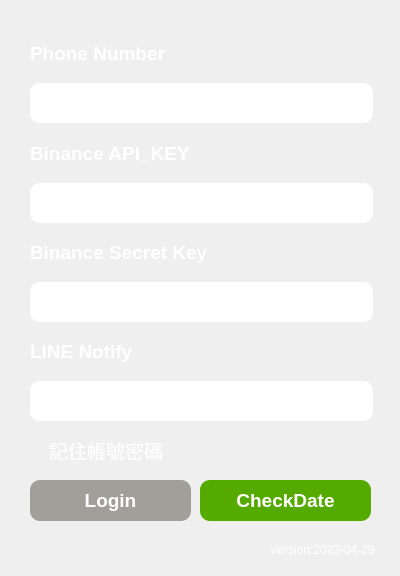
<?xml version="1.0" encoding="UTF-8"?>
<ui version="4.0">
 <class>WourLogin</class>
 <widget class="QDialog" name="WourLogin">
  <property name="geometry">
   <rect>
    <x>0</x>
    <y>0</y>
    <width>400</width>
    <height>576</height>
   </rect>
  </property>
  <property name="windowTitle">
   <string>WourTradingSysteam</string>
  </property>
  <property name="windowIcon">
   <iconset>
    <normalon>Images/binance.png</normalon>
   </iconset>
  </property>
  <property name="styleSheet">
   <string notr="true">background: qlineargradient(x1: 0, y1: 0, x2: 1, y2: 1,
                                    stop: 0 #4c4c4c, stop: 1 #1f1f1f);</string>
  </property>
  <widget class="QPushButton" name="pushButton_login">
   <property name="geometry">
    <rect>
     <x>30</x>
     <y>480</y>
     <width>161</width>
     <height>41</height>
    </rect>
   </property>
   <property name="font">
    <font>
     <pointsize>14</pointsize>
     <bold>true</bold>
    </font>
   </property>
   <property name="styleSheet">
    <string notr="true">QPushButton {
    background-color: rgb(162, 158, 154);
    color: rgb(255, 255, 255);
    border-radius: 10px;
}

QPushButton:hover {
    background-color: rgb(130, 130, 130);
}</string>
   </property>
   <property name="text">
    <string>Login</string>
   </property>
  </widget>
  <widget class="QCheckBox" name="checkBox_remeberpa">
   <property name="geometry">
    <rect>
     <x>30</x>
     <y>440</y>
     <width>161</width>
     <height>20</height>
    </rect>
   </property>
   <property name="font">
    <font>
     <pointsize>14</pointsize>
    </font>
   </property>
   <property name="styleSheet">
    <string notr="true">color: rgb(255, 255, 255);
background-color: rgba(255, 255, 255, 0);</string>
   </property>
   <property name="text">
    <string>記住帳號密碼</string>
   </property>
  </widget>
  <widget class="QPushButton" name="pushButton_CheckDate">
   <property name="geometry">
    <rect>
     <x>200</x>
     <y>480</y>
     <width>171</width>
     <height>41</height>
    </rect>
   </property>
   <property name="font">
    <font>
     <pointsize>14</pointsize>
     <bold>true</bold>
    </font>
   </property>
   <property name="styleSheet">
    <string notr="true">QPushButton {
    background-color: rgb(85, 170, 0);
    color: rgb(255, 255, 255);
    border-radius: 10px;
}

QPushButton:hover {
    
	background-color: rgb(0, 170, 0);
}

</string>
   </property>
   <property name="text">
    <string>CheckDate</string>
   </property>
  </widget>
  <widget class="QWidget" name="layoutWidget">
   <property name="geometry">
    <rect>
     <x>30</x>
     <y>30</y>
     <width>343</width>
     <height>391</height>
    </rect>
   </property>
   <layout class="QVBoxLayout" name="verticalLayout">
    <item>
     <widget class="QLabel" name="label_Phone">
      <property name="font">
       <font>
        <pointsize>14</pointsize>
        <bold>true</bold>
       </font>
      </property>
      <property name="styleSheet">
       <string notr="true">background-color: rgba(255, 255, 255, 0);
color: rgb(255, 255, 255);</string>
      </property>
      <property name="text">
       <string>Phone Number</string>
      </property>
     </widget>
    </item>
    <item>
     <widget class="QLineEdit" name="lineEdit_Phone">
      <property name="minimumSize">
       <size>
        <width>0</width>
        <height>40</height>
       </size>
      </property>
      <property name="styleSheet">
       <string notr="true"> border-radius: 10px; 
background-color: rgb(255, 255, 255);</string>
      </property>
     </widget>
    </item>
    <item>
     <widget class="QLabel" name="label_accout">
      <property name="minimumSize">
       <size>
        <width>191</width>
        <height>0</height>
       </size>
      </property>
      <property name="font">
       <font>
        <pointsize>14</pointsize>
        <bold>true</bold>
       </font>
      </property>
      <property name="styleSheet">
       <string notr="true">background-color: rgba(255, 255, 255, 0);
color: rgb(255, 255, 255);</string>
      </property>
      <property name="text">
       <string>Binance API_KEY</string>
      </property>
     </widget>
    </item>
    <item>
     <widget class="QLineEdit" name="lineEdit_api_key">
      <property name="minimumSize">
       <size>
        <width>341</width>
        <height>40</height>
       </size>
      </property>
      <property name="styleSheet">
       <string notr="true"> border-radius: 10px; 
background-color: rgb(255, 255, 255);</string>
      </property>
     </widget>
    </item>
    <item>
     <widget class="QLabel" name="label_secret_key">
      <property name="minimumSize">
       <size>
        <width>301</width>
        <height>0</height>
       </size>
      </property>
      <property name="font">
       <font>
        <pointsize>14</pointsize>
        <bold>true</bold>
       </font>
      </property>
      <property name="styleSheet">
       <string notr="true">background-color: rgba(255, 255, 255, 0);
color: rgb(255, 255, 255);</string>
      </property>
      <property name="text">
       <string>Binance Secret Key</string>
      </property>
     </widget>
    </item>
    <item>
     <widget class="QLineEdit" name="lineEdit_secret_key">
      <property name="minimumSize">
       <size>
        <width>321</width>
        <height>40</height>
       </size>
      </property>
      <property name="styleSheet">
       <string notr="true"> border-radius: 10px; 
background-color: rgb(255, 255, 255);</string>
      </property>
      <property name="echoMode">
       <enum>QLineEdit::Password</enum>
      </property>
     </widget>
    </item>
    <item>
     <widget class="QLabel" name="label_LINE">
      <property name="minimumSize">
       <size>
        <width>181</width>
        <height>0</height>
       </size>
      </property>
      <property name="font">
       <font>
        <pointsize>14</pointsize>
        <bold>true</bold>
       </font>
      </property>
      <property name="styleSheet">
       <string notr="true">background-color: rgba(255, 255, 255, 0);
color: rgb(255, 255, 255);</string>
      </property>
      <property name="text">
       <string>LINE Notify</string>
      </property>
     </widget>
    </item>
    <item>
     <widget class="QLineEdit" name="lineEdit_LINE">
      <property name="minimumSize">
       <size>
        <width>301</width>
        <height>40</height>
       </size>
      </property>
      <property name="styleSheet">
       <string notr="true"> border-radius: 10px; 
background-color: rgb(255, 255, 255);</string>
      </property>
      <property name="echoMode">
       <enum>QLineEdit::Password</enum>
      </property>
     </widget>
    </item>
   </layout>
  </widget>
  <widget class="QLabel" name="label_version">
   <property name="geometry">
    <rect>
     <x>270</x>
     <y>540</y>
     <width>121</width>
     <height>20</height>
    </rect>
   </property>
   <property name="styleSheet">
    <string notr="true">background-color: rgba(255, 255, 255, 0);
color: rgb(255, 255, 255);</string>
   </property>
   <property name="text">
    <string>Version:2023-04-29</string>
   </property>
  </widget>
 </widget>
 <resources>
  <include location="images.qrc"/>
 </resources>
 <connections/>
</ui>
